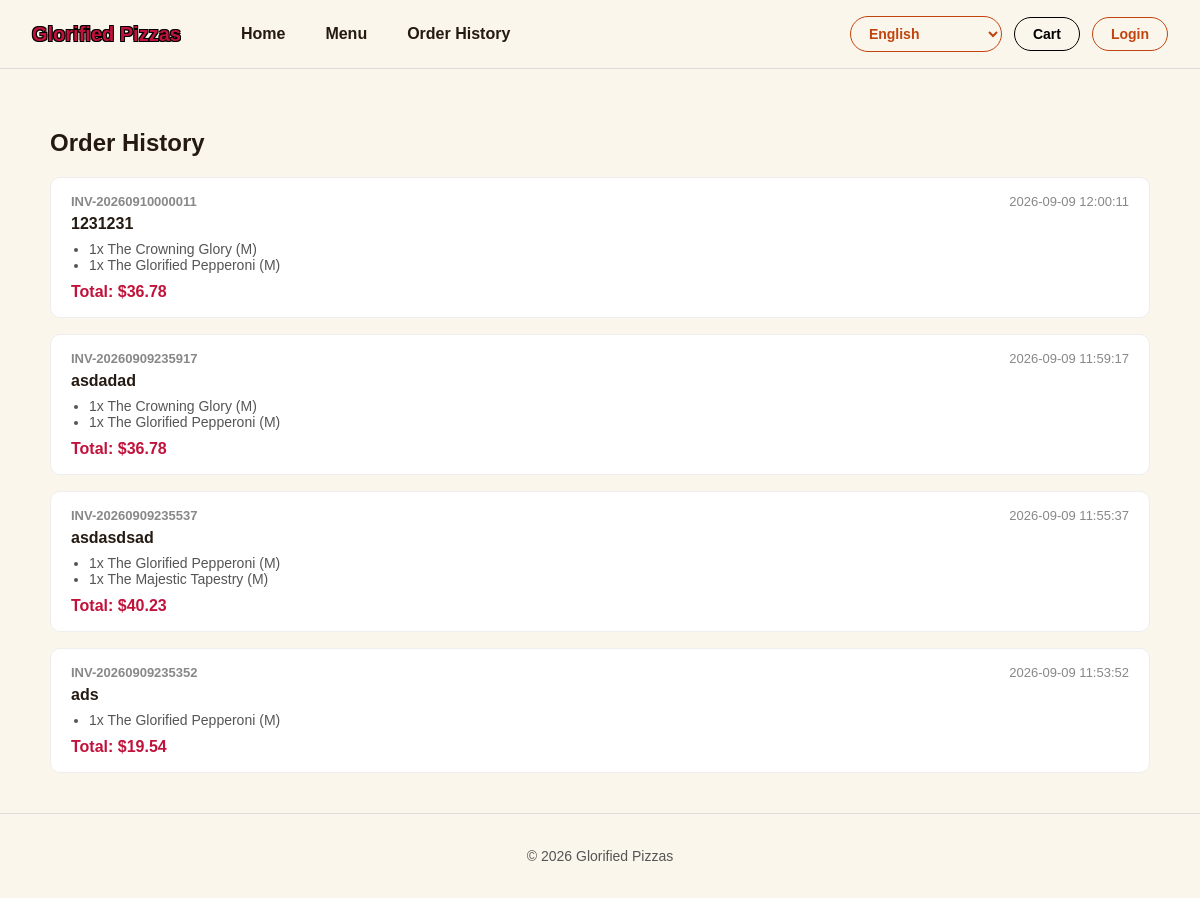
The page /orders on the database as committed earlier.
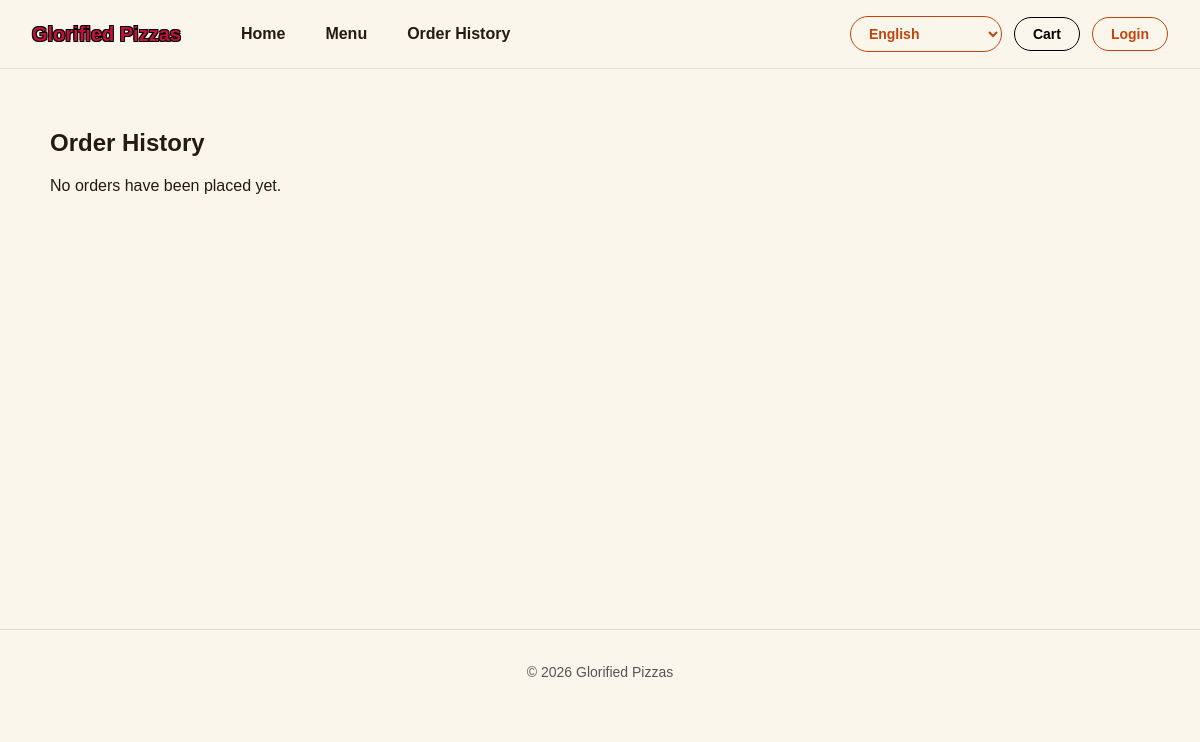
The same page on the database as committed later.
### tables this page shows
CREATE TABLE orders (
                order_id INTEGER PRIMARY KEY AUTOINCREMENT,
                invoice_number TEXT,
                customer_name TEXT,
                cart_items TEXT,
                total REAL,
                date TIMESTAMP DEFAULT CURRENT_TIMESTAMP
            );

### AS91897-AS91896-main/app.py (the view)
@app.route("/orders")
def order_history():
    with sqlite3.connect('pizza_shop.db') as conn:
        cursor = conn.cursor()
        cursor.execute('SELECT * FROM orders ORDER BY order_id DESC')
        rows = cursor.fetchall()
    orders = []
    for row in rows:
        orders.append({
            'order_id': row[0],
            'invoice_number': row[1],
            'customer_name': row[2],
            'cart_items': json.loads(row[3]),
            'total': row[4],
            'date': row[5]
        })
    return render_template('order_history.html', orders=orders)

### AS91897-AS91896-main/templates/order_history.html (shortened to what this page needs)
{% extends "base.html" %}
{% block content %}
<h2>Order History</h2>
{% if not orders %}
<p>No orders have been placed yet.</p>
{% else %}
<div class="order-history-list">
    {% for order in orders %}
    <div class="order-history-card">
        <div class="order-history-header">
            <strong>{{ order.invoice_number }}</strong>
            <span>{{ order.date }}</span>
        </div>
        <p class="order-history-customer">{{ order.customer_name }}</p>
        <ul class="order-history-items">
            {% for item_key, item in order.cart_items.items() %}
            <li>{{ item.quantity }}x {{ item.name }} ({{ item.size }})</li>
            {% endfor %}
        </ul>
        <p class="order-history-total">Total: ${{ "%.2f"|format(order.total) }}</p>
    </div>
    {% endfor %}
</div>
{% endif %}
{% endblock %}

### AS91897-AS91896-main/templates/base.html (shortened to what this page needs)
<!DOCTYPE html>
<html lang="en">
<head>
    <link rel="stylesheet" href="{{ url_for('static', filename='css/style.css') }}">
</head>
<body>
<header>
    <h1>Glorified Pizzas</h1>
    <nav>
        <a href="{{ url_for('home') }}">Home</a>
        <a href="{{ url_for('menu') }}">Menu</a>
        <a href="{{ url_for('order_history') }}">Order History</a>
    </nav>
    <div class="header-actions">
        <div class="translate-switcher notranslate">
            <select id="language-select" aria-label="Select language">
                <option value="en">English</option>
            </select>
        </div>
        <div class="cart">
            <a href="{{ url_for('checkout') }}">Cart</a>
        </div>
        {% if session.get('is_admin') %}
        <div class="admin-dashboard">
            <a href="{{ url_for('admin_dashboard') }}">Admin Dashboard</a>
        </div>
        <div class="logout">
            <a href="{{ url_for('logout') }}">Logout</a>
        </div>
        {% else %}
        <div class="login">
            <a href="{{ url_for('login') }}">Login</a>
        </div>
        {% endif %}
    </div>
</header>
<main>
    {% block content %}{% endblock %}
</main>
<footer>
    <p>&copy; 2026 Glorified Pizzas</p>
</footer>
</body>
</html>

### AS91897-AS91896-main/static/css/style.css (style rules this page uses)
body { margin: 0; font-family: Arial, sans-serif; background: #FBF6EC; color: #241A12; }
header { display: flex; align-items: center; justify-content: space-between; padding: 16px 32px; border-bottom: 1px solid #ddd; position: sticky; top: 0; z-index: 100; background: #FBF6EC; transition: background-color 0.25s ease, backdrop-filter 0.25s ease, border-color 0.25s ease; }
nav { display: flex; gap: 20px; margin-left: 40px; margin-right: auto; }
header h1 { font-size: 20px; margin: 0; color: #C1123B; font-weight: bold; text-shadow: 1px 1px 0 #000, -1px -1px 0 #000, 1px -1px 0 #000, -1px 1px 0 #000; transition: opacity 0.25s ease; }
nav a { margin-left: 20px; text-decoration: none; color: #241A12; font-weight: bold; transition: opacity 0.25s ease; }
.header-actions { display: flex; align-items: center; gap: 12px; flex-shrink: 0; }
.login a { border: 1px solid #C1440E; color: #C1440E; padding: 8px 18px; border-radius: 999px; text-decoration: none; font-weight: bold; font-size: 14px; transition: opacity 0.25s ease; }
.cart a { display: flex; align-items: center; gap: 6px; background: transparent; border: 1px solid #000; color: #000; padding: 8px 18px; border-radius: 999px; text-decoration: none; font-weight: bold; font-size: 14px; transition: opacity 0.25s ease; }
main { max-width: 1100px; margin: 0 auto; padding: 40px 32px; min-height: 60vh; }
footer { border-top: 1px solid #ddd; text-align: center; padding: 20px; font-size: 14px; color: #555; }
nav a { transition: color 0.15s ease; }
.translate-switcher select { border: 1px solid #C1440E; color: #C1440E; background: transparent; padding: 8px 14px; border-radius: 999px; font-weight: bold; font-size: 14px; cursor: pointer; }
body { top: 0 !important; }

Rows that differ between the two databases and show on the page:
removed orders: invoice_number "INV-20260910000011", date "2026-09-09 12:00:11", customer_name "1231231", quantity "1" "1", name "The Crowning Glory" "The Glorified Pepperoni", size "M" "M", total "36.78"
removed orders: invoice_number "INV-20260909235917", date "2026-09-09 11:59:17", customer_name "asdadad", quantity "1" "1", name "The Crowning Glory" "The Glorified Pepperoni", size "M" "M", total "36.78"
removed orders: invoice_number "INV-20260909235537", date "2026-09-09 11:55:37", customer_name "asdasdsad", quantity "1" "1", name "The Glorified Pepperoni" "The Majestic Tapestry", size "M" "M", total "40.23"
removed orders: invoice_number "INV-20260909235352", date "2026-09-09 11:53:52", customer_name "ads", quantity "1", name "The Glorified Pepperoni", size "M", total "19.54"
Other text that changed with them:
text now shown: "No orders have been placed yet."
